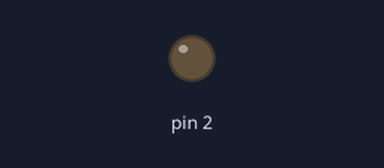
Simulated run of this sketch. Board: Arduino Uno, built with avr-gcc and run on an emulated ATmega328P. Parts: output pins drawn as LEDs (lit = HIGH).

Above: at 1.0 s.
At 4.0 s:
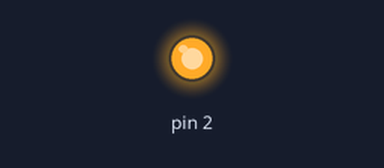
Timing chart, 0 to 7.8 s (numbered marks = the images above):
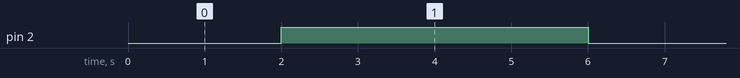

Measured:
- by itself, pin 2: alternates HIGH for 4.0 s and LOW for 2.0 s

The sketch:

_00_rele_cambio-giro_un-motor.ino
```cpp
/*  Programa para controlar el giro de un motor
 *  Utilizando dos relevadores para el cambio
 *  de polaridad.
 */

void setup() {
  // Declarando salidas.
    pinMode(2, OUTPUT);

  // Valores iniciales (Giro detenido)
    digitalWrite(2, HIGH);
    digitalWrite(3, HIGH);
}

void loop() {
  // Activando giro hacia un lado.
  digitalWrite(2, LOW);
  digitalWrite(3, LOW);
  delay(2000);

  // Activando giro hacia el lado contrario.
  digitalWrite(2, HIGH);
  digitalWrite(3, HIGH);
  delay(2000);

  // Deteniendo el giro del motor.
  digitalWrite(2, HIGH);
  digitalWrite(3, LOW);
  delay(2000);
}
```
